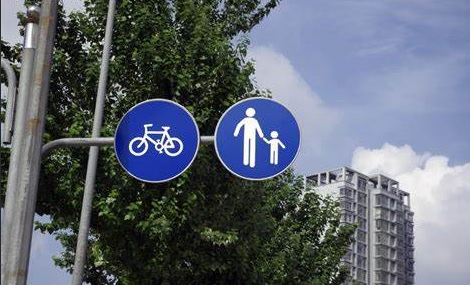
#> input picture ch2/orb/road.jpg, 470 x 285 px
$ python circle_sign.py
#> lines starting #> are read from the running program, lines starting #| are printed output that depends on the picture; after the words box and inside, x2 and y2 are one past the last pixel; in counts of white or black regions, pixels touching at a corner belong together
#_*_coding:utf8_*_
import cv2
import numpy as np

def filter_matches(kp1, kp2, matches, ratio=0.75):
    '''
    将没有成功匹配或距离大于平均距离0.75倍的点去掉
    '''
    mkp1, mkp2 = [], []
    for m in matches:
        if len(m) == 2 and m[0].distance < m[1].distance * ratio:
            m = m[0]
            mkp1.append(kp1[m.queryIdx])
            mkp2.append(kp1[m.trainIdx])
    p1 = [[int(kp.pt[0]), int(kp.pt[1])] for kp in mkp1]
    p2 = [[int(kp.pt[0]), int(kp.pt[1])] for kp in mkp2]
    return p1, p2

def draw_matches(template, image, kp1, kp2):
    '''
    画出匹配点
    '''
    h1, w1, _ = template.shape
    h2, w2, _ = image.shape
    out = np.zeros((h2, w1 + w2, 3), dtype=np.uint8)
    out[:h1, :w1] = template.copy()
    out[:, w1:] = image.copy()

    for ((x1, y1), (x2, y2)) in zip(kp1, kp2):
        cv2.line(out, (x1, y1), (w1 + x2, y2), (0, 0, 255), 1)

    cv2.imshow("matching", out)


if __name__ == "__main__":
    image = cv2.imread("road.jpg")
#> image is the input picture: shape (285, 470, 3); mean B, G, R 114.8, 103.4, 96
    gray = cv2.cvtColor(image, cv2.COLOR_BGR2GRAY)
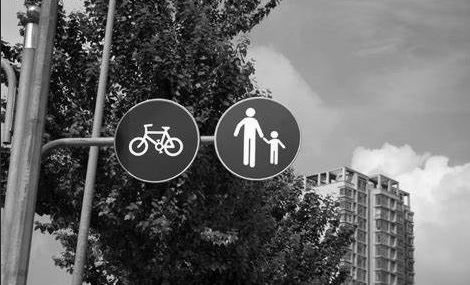
#> gray: shape (285, 470); min 0, max 255, mean 102.5
    cv2.imshow("origin_image", image)

    # 使用霍夫变换检测圆，函数内部包含了Canny,因此不再需要先检测边缘
    # dp=2, 霍夫空间的分辨率是原图的1/2
    # minDist=100 圆心之间的最小距离
    # param1 和 param2分别是Canny算子的两个阈值
    # minRadius和maxRadius是圆的最小，最大半径
    circles = cv2.HoughCircles(gray, method=cv2.HOUGH_GRADIENT,
                               dp=2, minDist=100,
                               param1=150, param2=100,
                               minRadius=30, maxRadius=50)
#> circles = [[257, 139, 42.2], [153, 137, 44.4]]


    boxes = []
    image2 = image.copy()
    for circle in circles[0]:
        x, y, r = map(int, circle)
        cv2.circle(image2, (x, y), r, (0, 0, 255), 2)
        box = (x - r, y - r, x + r, y + r)  # 用圆心和半径得到包围框
        boxes.append(box)
#> this loop made 2 passes
#> (circle, x, y, r, box) on passes 1 to 2: ([257, 139, 42.2], 257, 139, 42, (215, 97, 299, 181)), ([153, 137, 44.4], 153, 137, 44, (109, 93, 197, 181))
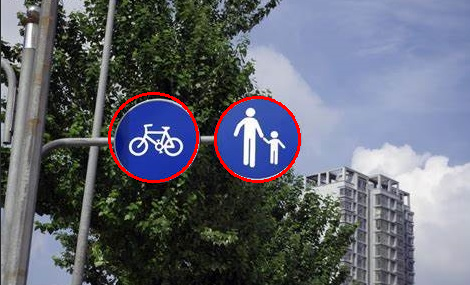
#> image2: shape (285, 470, 3); 1.21% of pixels changed, all inside (x1, y1, x2, y2) = (108, 92, 301, 183)
#> after the loop, boxes = [(215, 97, 299, 181), (109, 93, 197, 181)]
        #cv2.rectangle(image, (box[0], box[1]), (box[2], box[3]), (255, 255, 255), 2)

    cv2.imshow("circle_detection", image2)

    # 接下来开始使用orb特征匹配
    template = cv2.imread("sign.jpg")  # 模板图像
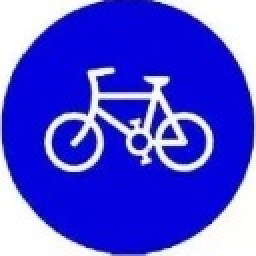
#> input picture ch2/orb/sign.jpg, 128 x 128 px (shown 2 times larger)
#> template is the input picture: shape (128, 128, 3); mean B, G, R 219.8, 77.1, 78.4
    template_gray = cv2.cvtColor(template, cv2.COLOR_BGR2GRAY)
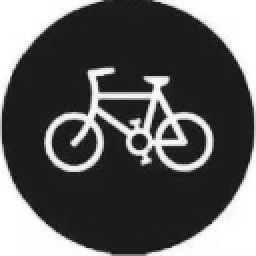
#> template_gray: shape (128, 128) (shown 2 times larger); min 15, max 255, mean 93.7
    height, width = template_gray.shape
#> height = 128; width = 128

    orb = cv2.ORB_create()  # orb 特征提取器，有很多参数我们全部使用默认值
    FLANN_INDEX_LSH = 6
    index_params = dict(algorithm=FLANN_INDEX_LSH, table_number=12, key_size=20, multi_probe_level=1)
    search_params = dict(check=50)
    flann = cv2.FlannBasedMatcher(index_params, search_params)  # 使用Flann的LSH匹配算法

    keypoint = orb.detect(template_gray, None)  # 检测特征点的位置
#> keypoint = 161 keypoints; strongest (x, y, size): (72, 76, 31), (72, 65, 37.2), (48, 55, 44.6), (72, 71, 37.2)
    keypoint, desc = orb.compute(template_gray, keypoint) # 为特征点计算描述子

    image3 = image.copy()
    for box in boxes:
        x1, y1, x2, y2 = box
        sub_image = gray[y1:y2, x1:x2]
        sub_image = cv2.resize(sub_image, (width, height))
        keypoint2 = orb.detect(sub_image, None)
        keypoint2, desc2 = orb.compute(sub_image, keypoint2)
        matches = flann.knnMatch(desc, desc2, k=2)
        mp1, mp2 = filter_matches(keypoint, keypoint2, matches)  # 将没有匹配上的点过滤掉
        for pt in mp2:
            pt[0] = int(float(pt[0]) * (x2 - x1) / width) + x1   # 坐标从图像块转换为原图
            pt[1] = int(float(pt[1]) * (y2 - y1) / height) + y1
            # cv2.circle(image, (pt[0], pt[1]), 2, (0, 0, 255), 1)

        output = draw_matches(template, image, mp1, mp2)  # 显示匹配结果
        print(len(mp1))
        if len(mp1) > 20:  # 匹配的点数超过20就认为匹配成功, 输出框（也可以输出圆）
            cv2.rectangle(image3, (box[0], box[1]), (box[2], box[3]), (0, 255, 0), 2)
#> this loop made 2 passes
#> (x1, y1, x2, y2, matches, h1 in draw_matches, w1 in draw_matches, h2 in draw_matches) on passes 1 to 2: (215, 97, 299, 181, 161 matches, 128, 128, 285), (109, 93, 197, 181, 161 matches, 128, 128, 285)
#| 0
#| 24
#> pass 1, `sub_image = cv2.resize(sub_image, (width, height))`:
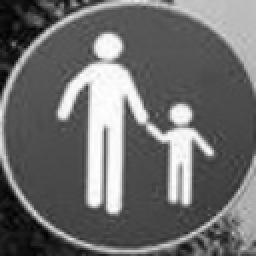
#> sub_image: shape (128, 128) (shown 2 times larger); min 2, max 255, mean 108.7
#> pass 1, in draw_matches, `cv2.imshow("matching", out)`:
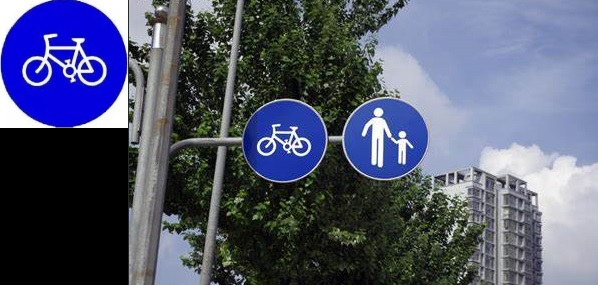
#> window 'matching': shape (285, 598, 3); mean B, G, R 111.4, 88.7, 83
#> after the loop: image3: shape (285, 470, 3); 0.79% of pixels changed, all inside (x1, y1, x2, y2) = (108, 92, 199, 183)
#> after the loop:
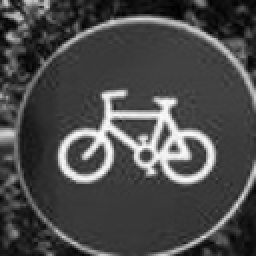
#> sub_image: shape (128, 128) (shown 2 times larger); min 1, max 252, mean 73.6
#> after the loop, pt = [152, 134]

    cv2.imshow("image", image3)
    cv2.waitKey(0)
